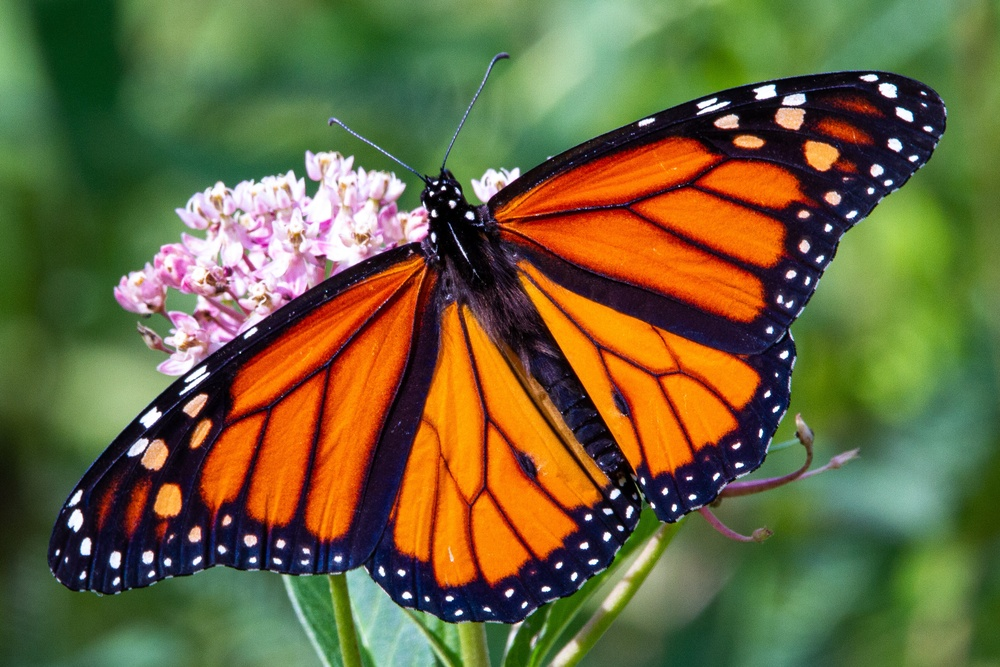
#> input picture monarch_butterfly.jpeg, 1000 x 667 px, shrunk from 3500 x 2333 before the run
$ jupyter execute hexagon.ipynb
#> lines starting #> are read from the running program, lines starting #| are printed output that depends on the picture; after the words box and inside, x2 and y2 are one past the last pixel; in counts of white or black regions, pixels touching at a corner belong together
[cell 1]
import cv2
from matplotlib import pyplot as plt
import numpy as np

[cell 2]
IMAGE_NAME = "monarch_butterfly.jpeg"

[cell 3]
def display_image(image):
  # Opencv2 normally shows in BGR, we want RGB so convert before displaying
  plt.imshow(cv2.cvtColor(image, cv2.COLOR_BGR2RGB))
  # Remove the graph ticks
  plt.xticks([]), plt.yticks([])
  # Show the image
  plt.show()

[cell 4]
# Load the image
image = cv2.imread(IMAGE_NAME)
#> image is the input picture: shape (667, 1000, 3); mean B, G, R 60.5, 101.5, 107.9
display_image(image)

[cell 5]
# Turn the image into greyscale
gray_image = cv2.cvtColor(image, cv2.COLOR_BGR2GRAY)
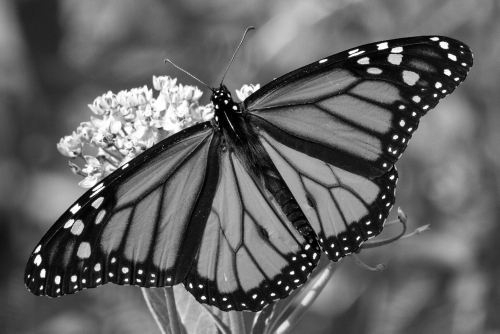
#> gray_image: shape (667, 1000) (shown at 1/2 size); min 0, max 255, mean 98.8
display_image(gray_image)

[cell 6]
ret, threshold_image = cv2.threshold(gray_image, 110, 255, cv2.THRESH_BINARY_INV)
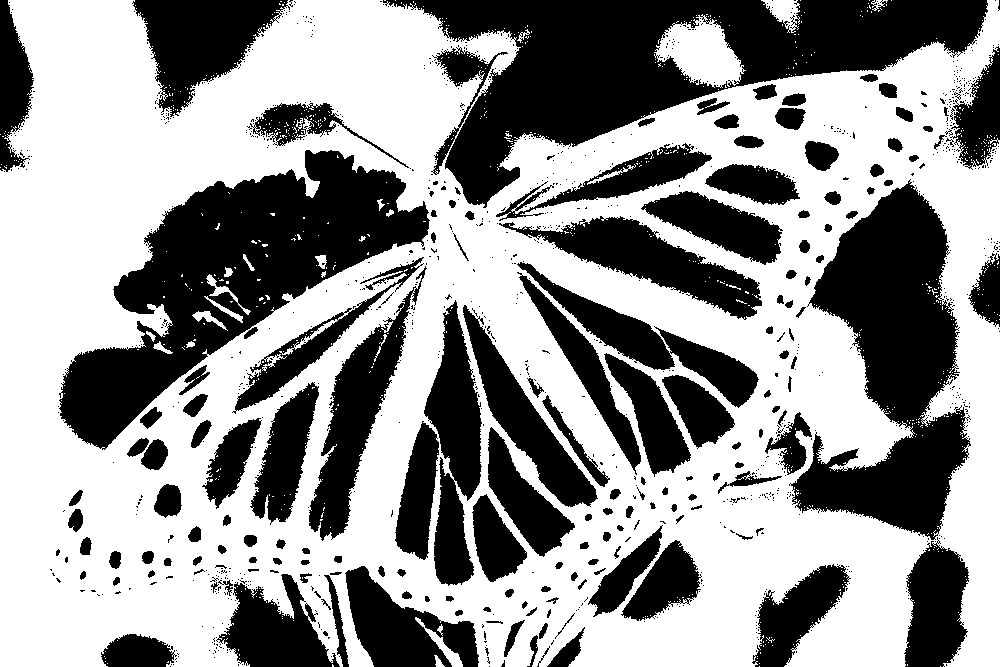
#> threshold_image: shape (667, 1000); 58.2% white; 1126 black regions (957 under 20 px), largest, box (x1, y1, x2, y2) and area: (383, 0, 988, 208) 49091, (59, 150, 430, 450) 41196, (789, 179, 971, 540) 33101
display_image(threshold_image)

[cell 7]
new_tresh = cv2.adaptiveThreshold(gray_image, 255, cv2.ADAPTIVE_THRESH_MEAN_C, cv2.THRESH_BINARY_INV, 9, 12)
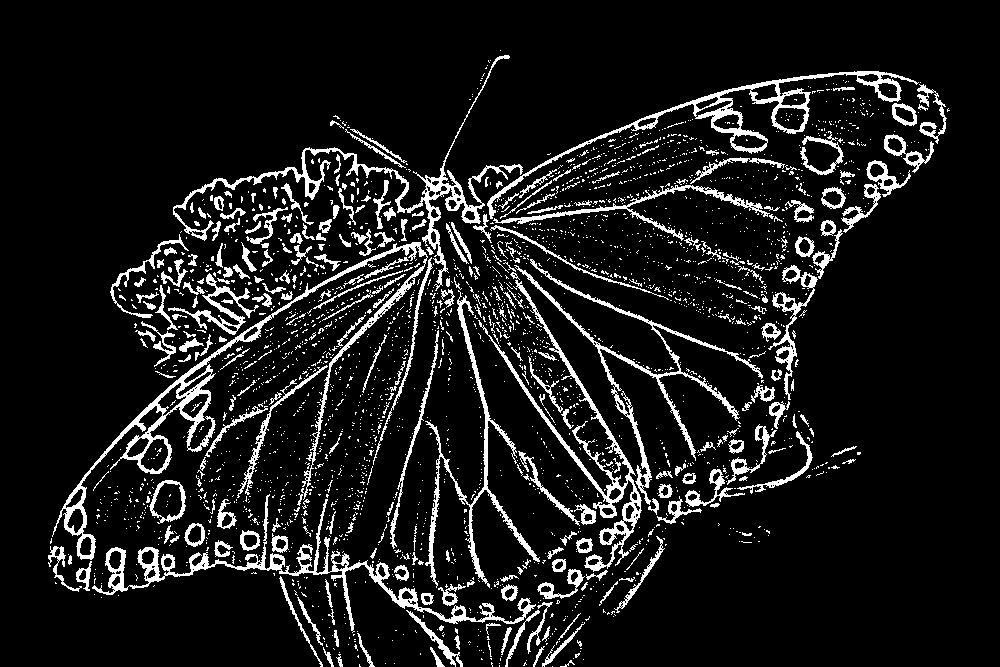
#> new_tresh: shape (667, 1000); 10.2% white; 2653 white regions (2347 under 20 px), largest, box (x1, y1, x2, y2) and area: (52, 242, 428, 560) 5813, (92, 494, 536, 633) 4644, (173, 55, 523, 291) 4026
display_image(new_tresh)

[cell 8]
# Kernel used for erosion
kernal_value = 5
kernel = np.ones((kernal_value, kernal_value), np.uint8)

# Refine edges
erosion_image = cv2.erode(threshold_image, kernel, iterations = 1)
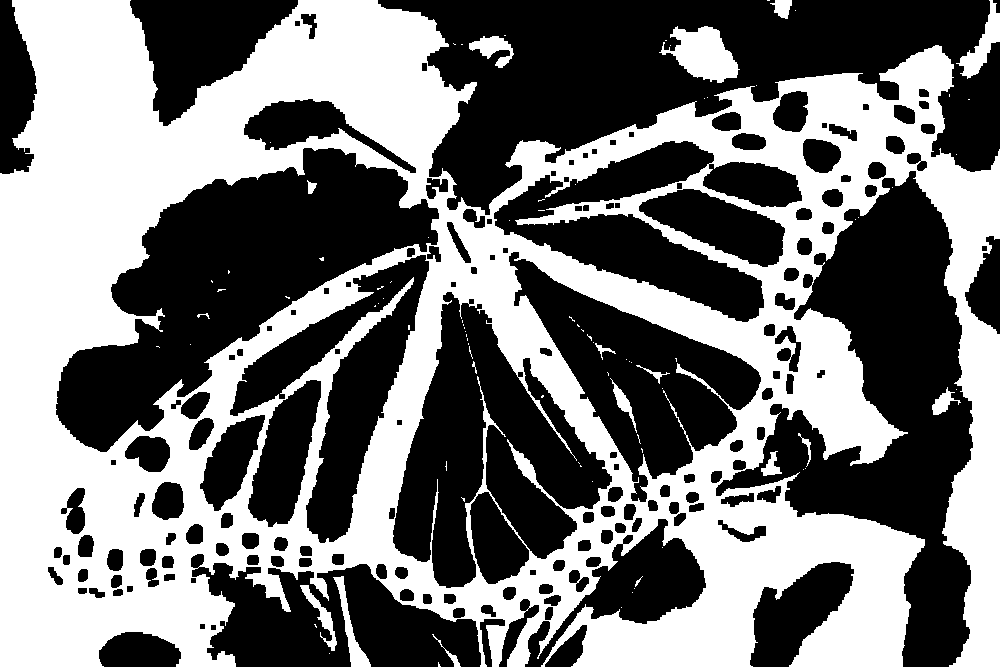
#> erosion_image: shape (667, 1000); 46.5% white; 90 white regions (72 under 20 px), largest, box (x1, y1, x2, y2) and area: (0, 0, 1000, 667) 302347, (659, 26, 740, 83) 2601, (956, 0, 1000, 79) 1162

display_image(erosion_image)

[cell 9]
# Open the image (erosion followed by dilation) to remove noise
opening_image = cv2.morphologyEx(erosion_image, cv2.MORPH_OPEN, kernel)
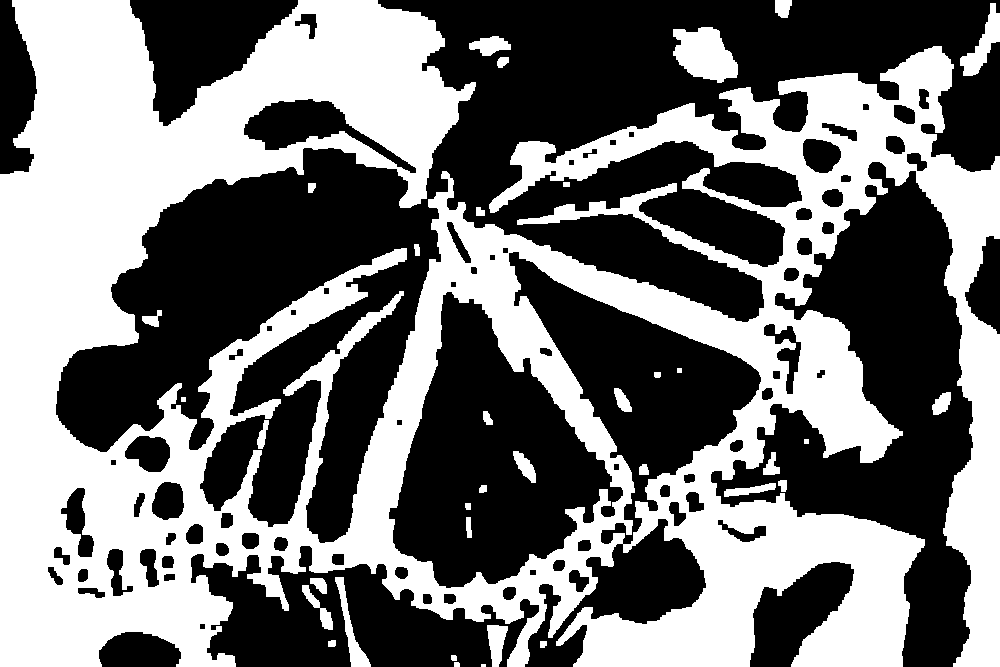
#> opening_image: shape (667, 1000); 45.5% white; 36 white regions (1 under 20 px), largest, box (x1, y1, x2, y2) and area: (0, 0, 1000, 667) 294310, (673, 27, 738, 83) 2509, (960, 3, 1000, 76) 1125
display_image(opening_image)

# Close the image (dilation followed by erosion) to close holes
closing_image = cv2.morphologyEx(opening_image, cv2.MORPH_CLOSE, kernel)
#> closing_image: shape (667, 1000); 45.6% white; 28 white regions (1 under 20 px), largest, box (x1, y1, x2, y2) and area: (0, 0, 1000, 667) 295815, (673, 27, 738, 83) 2509, (960, 3, 1000, 76) 1125
display_image(closing_image)

[cell 10]
# Find the contours
contours, hierarchy = cv2.findContours(closing_image, cv2.RETR_TREE, cv2.CHAIN_APPROX_SIMPLE)
#> contours = 124 contours, 3 with area under 20; largest, box (x1, y1, x2, y2) and area: (0, 0, 1000, 667) 376640, (388, 291, 624, 589) 38072, (508, 251, 762, 503) 25067, (243, 98, 417, 174) 4384, (199, 414, 266, 512) 3343

# List to hold all areas
areas = []

for contour in contours:
  area = cv2.contourArea(contour)
  areas.append(area)
#> this loop made 124 passes
#> area on passes 2, 3, 4, 5, 6, 7, 8, 10: 48.5, 32.5, 39, 344.5, 154.5, 734, 185, 257.5
#> after the loop, areas = 124 values, max 376640.5 at index 19, min 8 at index 0, mean 3826.4

max_area = max(areas)
#> max_area = 376640.5
max_area_index = areas.index(max_area)
#> max_area_index = 19

# Largest contour
max_contour = contours[max_area_index]
#> max_contour = contour of 4766 points, box (x1, y1, x2, y2) (0, 0, 1000, 667), area 376640
contour_image = cv2.drawContours(image, [max_contour], 0, (0, 255, 0), 5, maxLevel = 0)
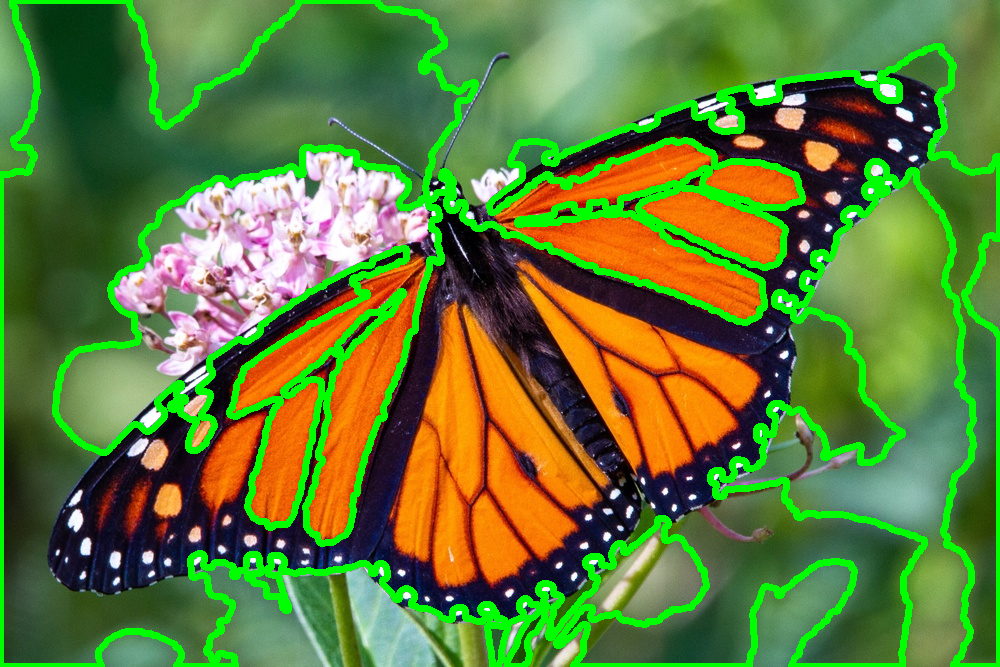
#> contour_image: shape (667, 1000, 3); mean B, G, R 55, 124.6, 97.6
display_image(image)

$ run again, with cow.jpeg copied over monarch_butterfly.jpeg
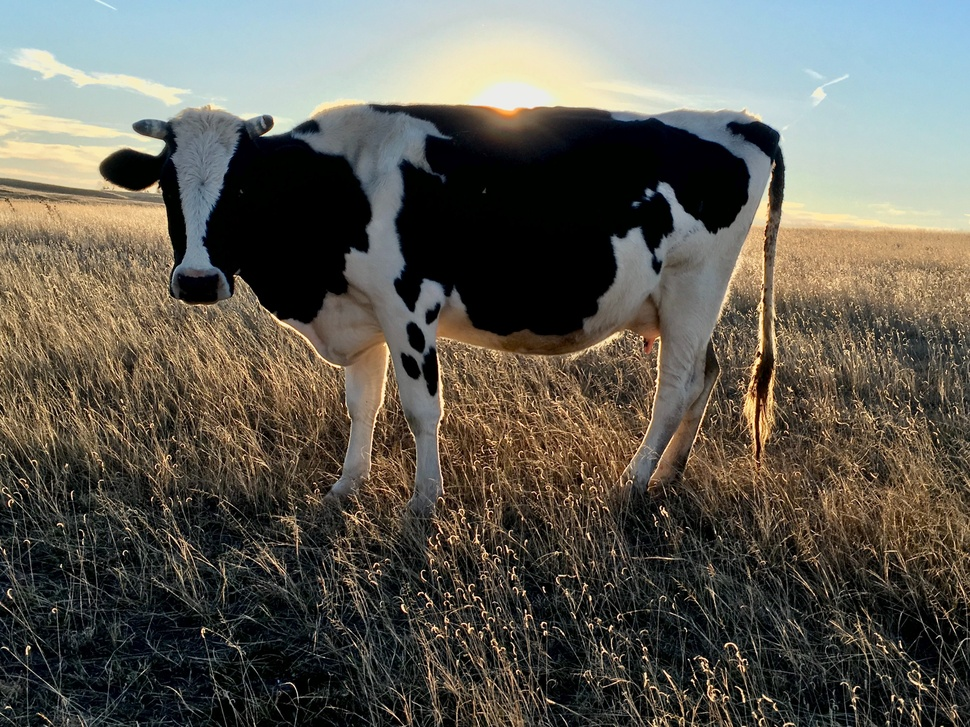
#> input picture cow.jpeg, 970 x 727 px, shrunk from 4032 x 3024 before the run
#> image is the input picture: shape (727, 970, 3); mean B, G, R 84.9, 93.9, 96.6
#> `ret, threshold_image = cv2.threshold(gray_image, 110, 255, cv2.THRESH_..`:
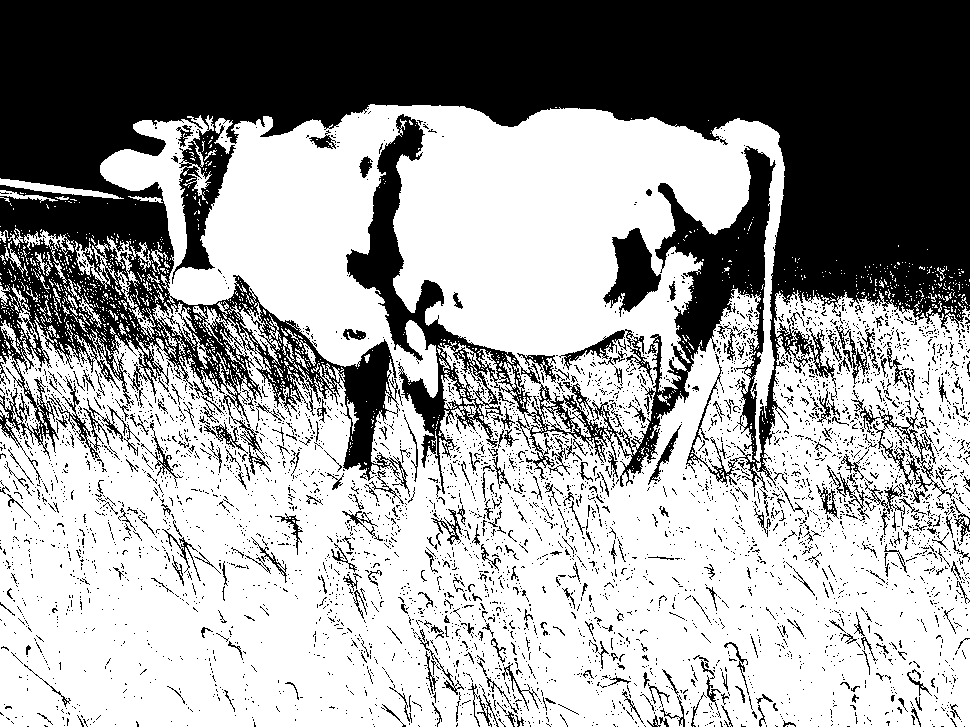
#> threshold_image: shape (727, 970); 62% white; 4661 black regions (4283 under 20 px), largest, box (x1, y1, x2, y2) and area: (0, 0, 970, 497) 227970, (603, 228, 661, 317) 2620, (873, 411, 948, 501) 1082
#> new_tresh: shape (727, 970); 25.7% white in thin lines or dots
#> erosion_image: shape (727, 970); 34.8% white; 713 white regions (510 under 20 px), largest, box (x1, y1, x2, y2) and area: (171, 106, 783, 399) 91689, (0, 439, 406, 727) 57888, (499, 345, 970, 727) 54005
#> opening_image: shape (727, 970); 31.6% white; 221 white regions (1 under 20 px), largest, box (x1, y1, x2, y2) and area: (396, 107, 779, 357) 60127, (16, 446, 402, 727) 45954, (205, 107, 400, 364) 28091
#> closing_image: shape (727, 970); 31.6% white; 167 white regions (1 under 20 px), largest, box (x1, y1, x2, y2) and area: (396, 107, 779, 357) 60128, (0, 446, 402, 727) 47486, (582, 353, 890, 727) 30369
#> contours = 288 contours, 21 with area under 20; largest, box (x1, y1, x2, y2) and area: (396, 107, 779, 357) 59525, (0, 446, 402, 727) 54288, (582, 353, 890, 727) 35332, (205, 107, 400, 364) 28029, (502, 496, 633, 727) 7435
#> the loop `for contour in contours:` made 288 passes
#> area on passes 1 to 3: 23.5, 48, 51
#> after the loop `for contour in contours:`: areas = 288 values, max 59525 at index 282, min 10 at index 269, mean 864.6
#> max_area = 59525
#> max_area_index = 282
#> max_contour = contour of 742 points, box (x1, y1, x2, y2) (396, 107, 779, 357), area 59525
#> `contour_image = cv2.drawContours(image, [max_contour], 0, (0, 255, 0),..`:
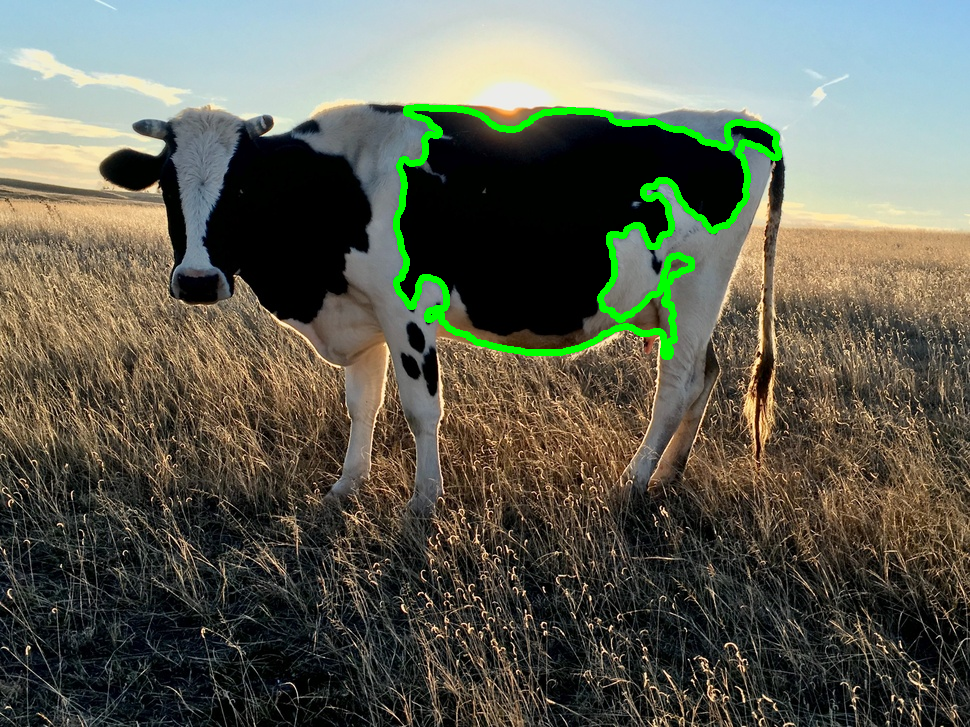
#> contour_image: shape (727, 970, 3); mean B, G, R 83.9, 97.4, 95.6

$ run again, with lynx.jpeg copied over monarch_butterfly.jpeg
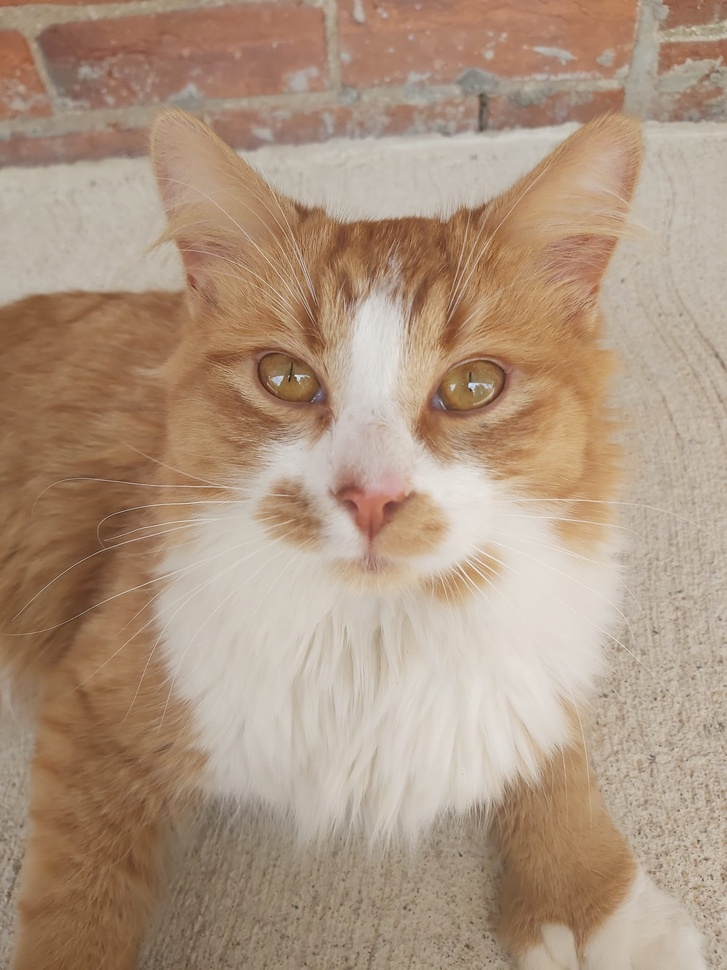
#> input picture lynx.jpeg, 727 x 970 px, shrunk from 1512 x 2016 before the run
#> image is the input picture: shape (970, 727, 3); mean B, G, R 128.4, 149.3, 173.5
#> `ret, threshold_image = cv2.threshold(gray_image, 110, 255, cv2.THRESH_..`:
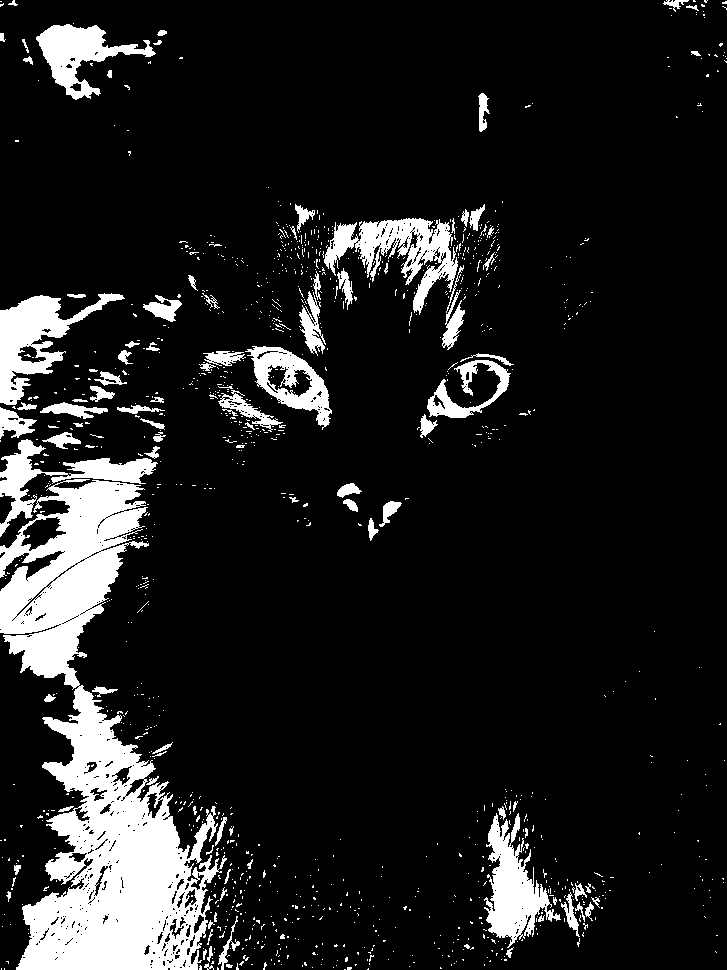
#> threshold_image: shape (970, 727); 12.2% white; 1190 white regions (1085 under 20 px), largest, box (x1, y1, x2, y2) and area: (0, 479, 227, 970) 46075, (324, 218, 458, 315) 4941, (0, 293, 125, 405) 4904
#> new_tresh: shape (970, 727); 4.3% white in thin lines or dots
#> erosion_image: shape (970, 727); 6.2% white; 149 white regions (92 under 20 px), largest, box (x1, y1, x2, y2) and area: (18, 689, 186, 970) 17620, (0, 483, 140, 632) 8564, (0, 298, 68, 402) 3149
#> opening_image: shape (970, 727); 5.6% white; 54 white regions, largest, box (x1, y1, x2, y2) and area: (21, 803, 182, 970) 11712, (0, 483, 133, 632) 7859, (0, 298, 65, 401) 3016
#> closing_image: shape (970, 727); 5.6% white; 42 white regions, largest, box (x1, y1, x2, y2) and area: (21, 803, 182, 970) 13031, (0, 483, 136, 632) 8397, (0, 298, 65, 401) 3016
#> contours = 55 contours, 4 with area under 20; largest, box (x1, y1, x2, y2) and area: (21, 803, 182, 970) 12885, (0, 483, 136, 632) 7969, (0, 298, 65, 401) 2824, (51, 691, 134, 788) 2724, (490, 834, 543, 934) 2214
#> the loop `for contour in contours:` made 55 passes
#> area on passes 1 to 8: 53, 305, 2214, 34, 450.5, 12885, 126, 34
#> after the loop `for contour in contours:`: areas = 55 values, max 12885 at index 5, min 16 at index 26, mean 687.4
#> max_area = 12885
#> max_area_index = 5
#> max_contour = contour of 358 points, box (x1, y1, x2, y2) (21, 803, 182, 970), area 12885
#> in display_image (call 8), `plt.show()`:
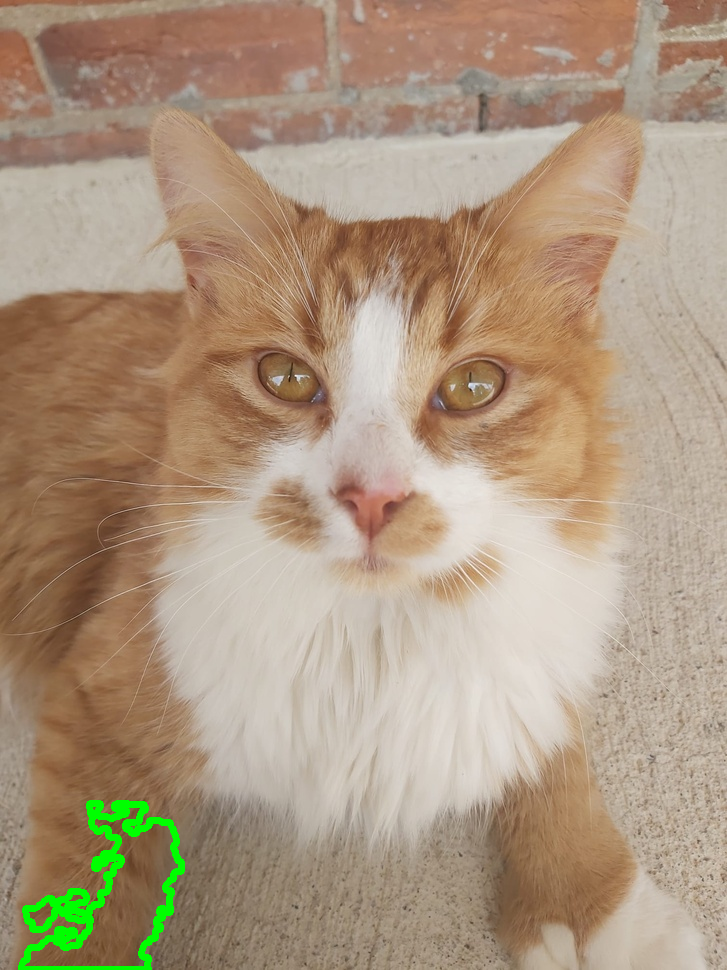
#> shown: shape (970, 727, 3); mean R, G, B 172.2, 151, 127.7
